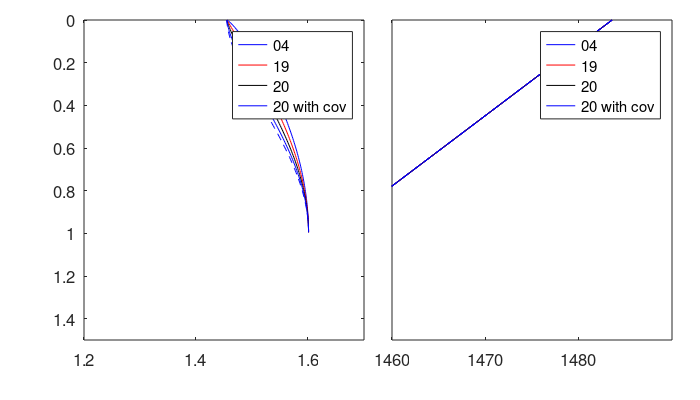

MATLAB code for this plot:
function compare_profile;

set(0, 'DefaultFigurePaperPosition', [0 0 7 4]); 
showcore = 0;
site20 = 0;
errbar = 0;
barstep = 10;

%
% Use ML model
%
%x(:,1) = [1.6665  1.3563  1.5461  1.0035  1472.7412  1465.8553  0.3799]';
%x(:,1) = [1 1.3142633      1.4938605     0.14312698      1484.1188      1488.0772     0.34090275]';
x(:,1) = [1. 1.4550371      1.6010057      0.8      1483.5776      1453.2873     0.26679658]';
x(:,2) = [1. 1.4550371      1.6010057      1.0      1483.5776      1453.2873     0.26679658]';
x(:,3) = [1. 1.4550371      1.6010057      1.2      1483.5776      1453.2873     0.26679658]';
x(:,4) = [1. 1.4550371      1.6010057      1.4      1483.5776      1453.2873     0.26679658]';
x(:,5) = [1. 1.4550371      1.6010057      1.6      1483.5776      1453.2873     0.26679658]';
%x(:,4) = [1 1.1      1.4976439    0.057720791      1484.4985      1488.6057     0.35936887]';
%x(:,2) = [1.8 1.3461897      1.4986794      0.7795354      1473.4571      1465.3035     0.31035113]';
%x(:,3) = [1.8 1.3585412      1.5054058     0.95254483      1473.4314      1467.3606     0.31351455]';
%x(:,4) = [1.8 1.355651      1.5332277     0.93675168      1473.7369      1464.9685     0.34219434]';
%x(:,5) = [1.8 1.3561251      1.4621229     0.76159934      1472.6783      1472.0898     0.26903145]';
%x(:,6) = [1.8 1.3626426      1.4962751     0.99955341      1474.7739       1472.986     0.28968489]';
%x(:,7) = [1.8 1.1000028      1.4482859     0.15235421      1477.4642      1479.0265     0.41189471]';
%x(:,8) = [1.8 1.1039379      1.4541665     0.15258941      1475.3046      1478.5997     0.42047152]';


nmod = size(x,2)
col = {'b' 'r' 'k' :'k' '-b' '--b' ':b' 'o-b'};
%col = {r --r b --b g --g y --y k}
col = char(col);
%save bla col

sc_5 = 1.003551;
sc_6 = 1.010277;
sr_5 = 1.006025;
sr_6 = 0.996599;

if(showcore == 1)
  C = load('core5.dat');
  D = load('core6.dat');
  C(:,2) = C(:,2)/sc_5;
  C(:,3) = C(:,3)/sr_5;
  D(:,2) = D(:,2)/sc_6;
  D(:,3) = D(:,3)/sr_6;
  if(errbar == 1)
    ErrC_r = 2/100 * C(:,3);
    ErrC_c = 6 * ones(length(C),1);
    ErrD_r = 2/100 * D(:,3);
    ErrD_c = 6 * ones(length(D),1);
  end
  figure(1);
  hold on;box on;
  subplot('Position',[.12 .15 .4 .8]);
  hold on;box on;
  plot(C(:,3),C(:,1),'+g');
  plot(D(:,3),D(:,1),'+r');
  if(errbar == 1)
    errorbarxy(C(1:barstep:end,3),C(1:barstep:end,1),ErrC_r(1:barstep:end),...
    zeros(size(ErrC_r(1:barstep:end))),'b','g');
    errorbarxy(D(3:barstep:end,3),D(3:barstep:end,1),ErrD_r(3:barstep:end),...
    zeros(size(ErrD_r(3:barstep:end))),'b','r');
  end
  subplot('Position',[.56 .15 .4 .8]);
  hold on;box on;
  plot(C(:,2),C(:,1),'+g');
  plot(D(:,2),D(:,1),'+r');
  if(errbar == 1)
    errorbarxy(C(1:barstep:end,2),C(1:barstep:end,1),...
    ErrC_c(1:barstep:end),...
    zeros(size(ErrC_c(1:barstep:end))),'b','g');
    errorbarxy(D(3:barstep:end,2),D(3:barstep:end,1),ErrD_c(3:barstep:end),...
    zeros(size(ErrD_c(3:barstep:end))),'b','r');
  end

end


znorm = zeros(10,1);
lay_thick = 0.01;
znorm=lay_thick/2:lay_thick:1-lay_thick/2;

for imod=1:nmod
%
% model:
%
  
  h_ref = x(1,imod);
  rhot_ref = x(2,imod);
  rhob_ref = x(3,imod);
  nu_ref = x(4,imod);
  ct_ref = x(5,imod);
  cb_ref = x(6,imod);
  alpha_ref = x(7,imod);

  z_ref = [0 znorm] *h_ref;
  rho_ref = rhot_ref + (sin([0 znorm] .* pi/2)).^nu_ref...
                  .* (rhob_ref - rhot_ref);
  c_ref = ct_ref + (cb_ref - ct_ref) .* [0 znorm];

  sub1 = subplot('Position',[.12 .15 .4 .8]);hold on;box on;
  plot(rho_ref,z_ref,col(imod,:),'MarkerSize',8);

  sub2 = subplot('Position',[.56 .15 .4 .8]);hold on;box on;
  plot(c_ref,z_ref,col(imod,:),'MarkerSize',8);

end %imod loop

if site20 == 1
 
  subplot(sub1);
  load core4b-dns.mat;
  
  plot(c(:,2),c(:,1),'-k');
  
end

subplot(sub1);
legend('04','19','20','20 with cov');
set(gca,'XLim',[1.2 1.7]);
set(gca,'XTickLabel',[1.2 1.4 1.6],'XTick',[1.2 1.4 1.6]);
set(gca,'YDir','reverse','YLim',[0 1.5],'FontSize',12);

subplot(sub2);
legend('04','19','20','20 with cov');
set(gca,'XLim',[1460 1490]);
set(gca,'XTickLabel',[1460 1470 1480],'XTick',[1460 1470 1480]);
set(gca,'YDir','reverse','YLim',[0 1.5],'YTick',[],'FontSize',12);

return;
